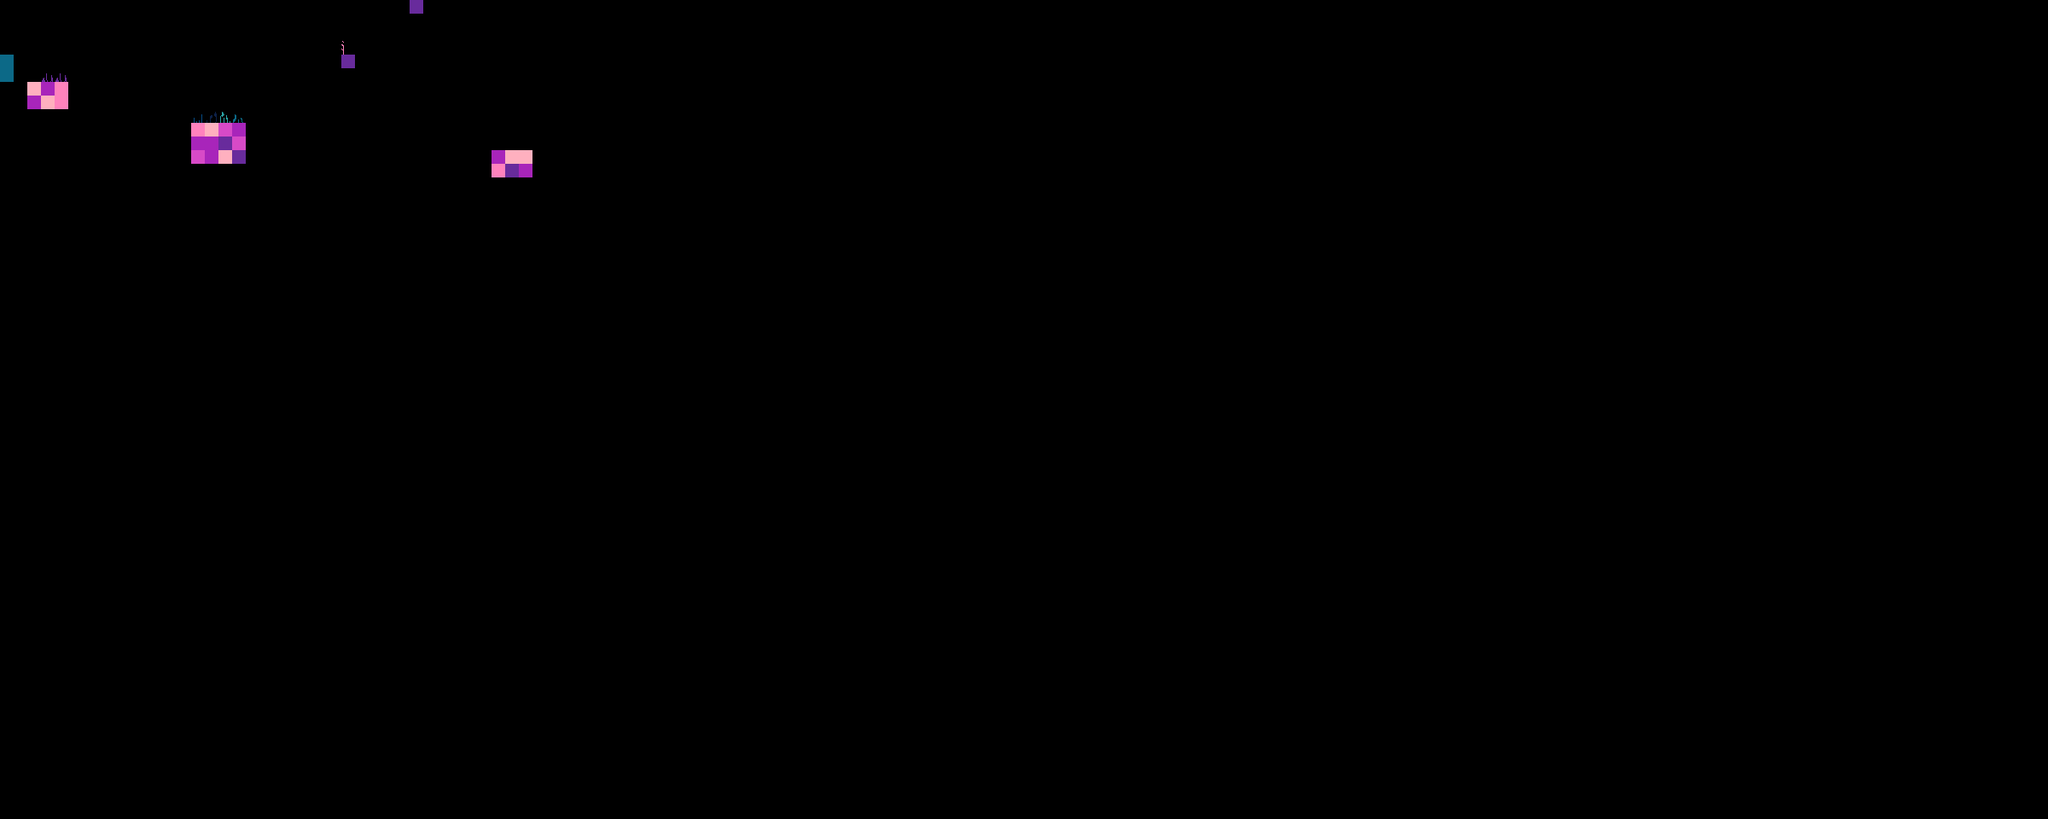

This game map was drawn from its Tiled (.tmx) file and the tilesets committed beside it. A one-line description and the trimmed map source follow:
An orthogonal 150x60 tile map with 16x16 px tiles, 5 tile layers (physics, fillins, GOUPS, GODOWNS, ...).

<map version="1.10" tiledversion="1.10.1" orientation="orthogonal" renderorder="right-down" width="150" height="60" tilewidth="16" tileheight="16" infinite="0" nextlayerid="6" nextobjectid="1">
 <editorsettings>
  <export target="one_.csv" format="csv" />
 </editorsettings>
 <tileset firstgid="1" source="../tileset.tsx" />
 <layer id="1" name="physics" width="150" height="60">
  <data>[9000 cells, 26 non-empty, 5 distinct tile ids]</data>
 </layer>
 <layer id="2" name="fillins" width="150" height="60">
  <data>[9000 cells, 7 non-empty, 6 distinct tile ids]</data>
 </layer>
 <layer id="4" name="GOUPS" width="150" height="60">
  <data>[9000 cells, 2 non-empty, 1 distinct tile ids]</data>
 </layer>
 <layer id="3" name="GODOWNS" width="150" height="60">
  <data>[9000 cells, 0 non-empty, 0 distinct tile ids]</data>
 </layer>
 <layer id="5" name="playerpos" width="150" height="60">
  <data>[9000 cells, 0 non-empty, 0 distinct tile ids]</data>
 </layer>
</map>
